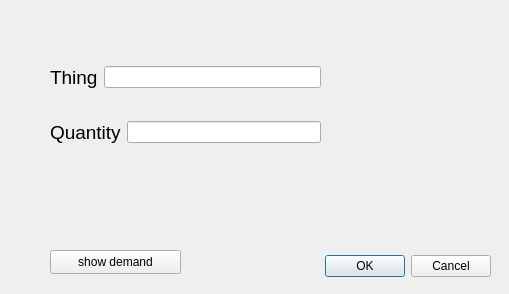
<?xml version="1.0" encoding="UTF-8"?>
<ui version="4.0">
 <class>addDemand</class>
 <widget class="QDialog" name="addDemand">
  <property name="geometry">
   <rect>
    <x>0</x>
    <y>0</y>
    <width>509</width>
    <height>294</height>
   </rect>
  </property>
  <property name="windowTitle">
   <string>Dialog</string>
  </property>
  <widget class="QDialogButtonBox" name="buttonBox">
   <property name="geometry">
    <rect>
     <x>150</x>
     <y>250</y>
     <width>341</width>
     <height>32</height>
    </rect>
   </property>
   <property name="orientation">
    <enum>Qt::Horizontal</enum>
   </property>
   <property name="standardButtons">
    <set>QDialogButtonBox::Cancel|QDialogButtonBox::Ok</set>
   </property>
  </widget>
  <widget class="QPushButton" name="pushButton">
   <property name="geometry">
    <rect>
     <x>50</x>
     <y>250</y>
     <width>131</width>
     <height>24</height>
    </rect>
   </property>
   <property name="text">
    <string>show demand</string>
   </property>
  </widget>
  <widget class="QWidget" name="layoutWidget">
   <property name="geometry">
    <rect>
     <x>50</x>
     <y>40</y>
     <width>271</width>
     <height>131</height>
    </rect>
   </property>
   <layout class="QVBoxLayout" name="verticalLayout">
    <item>
     <layout class="QHBoxLayout" name="horizontalLayout">
      <item>
       <widget class="QLabel" name="label">
        <property name="font">
         <font>
          <pointsize>14</pointsize>
         </font>
        </property>
        <property name="text">
         <string>Thing</string>
        </property>
       </widget>
      </item>
      <item>
       <widget class="QLineEdit" name="lineEdit"/>
      </item>
     </layout>
    </item>
    <item>
     <layout class="QHBoxLayout" name="horizontalLayout_2">
      <item>
       <widget class="QLabel" name="label_2">
        <property name="font">
         <font>
          <pointsize>14</pointsize>
         </font>
        </property>
        <property name="text">
         <string>Quantity</string>
        </property>
       </widget>
      </item>
      <item>
       <widget class="QLineEdit" name="lineEdit_2"/>
      </item>
     </layout>
    </item>
   </layout>
  </widget>
 </widget>
 <resources/>
 <connections>
  <connection>
   <sender>buttonBox</sender>
   <signal>accepted()</signal>
   <receiver>addDemand</receiver>
   <slot>accept()</slot>
   <hints>
    <hint type="sourcelabel">
     <x>248</x>
     <y>254</y>
    </hint>
    <hint type="destinationlabel">
     <x>157</x>
     <y>274</y>
    </hint>
   </hints>
  </connection>
  <connection>
   <sender>buttonBox</sender>
   <signal>rejected()</signal>
   <receiver>addDemand</receiver>
   <slot>reject()</slot>
   <hints>
    <hint type="sourcelabel">
     <x>316</x>
     <y>260</y>
    </hint>
    <hint type="destinationlabel">
     <x>286</x>
     <y>274</y>
    </hint>
   </hints>
  </connection>
 </connections>
</ui>
